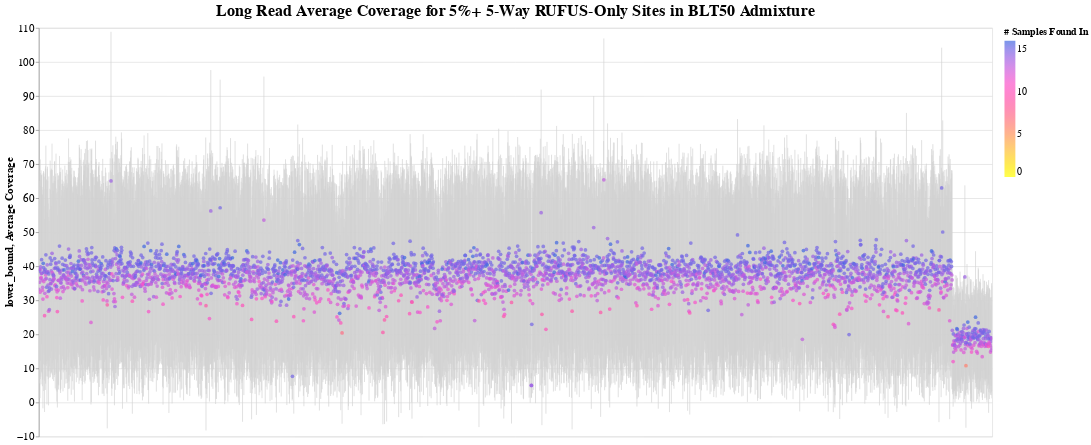

Notebook cell for this chart:
### Code cell
# Load data from TSV file
data = pd.read_csv('/Users/genetics/Documents/code/altair/colo829/long_reads/variants_summary_5way.tsv', sep='\t')
data = data.apply(pd.to_numeric, errors='ignore')  # Convert numeric columns to appropriate types

# Filter data
#filt = data[data['num_samples_found'] >= 8]  # Keep only variants found in at least N samples

# Error bounds
data['lower_bound'] = data['avg_coverage'] - data['stddev_coverage']
data['upper_bound'] = data['avg_coverage'] + data['stddev_coverage']


# Define color scale (adjust to your needs) 
color_scale = alt.Scale(
    domain=[0, 16],  # Adjust this range based on your data
    range=['yellow', 'royalblue']
)

error_bars = alt.Chart(data).mark_errorbar(clip=True, color='lightgray').encode(
    x=alt.X('variant_id:N', title='Variant ID', axis=None),
    y=alt.Y('lower_bound:Q'),
    y2=alt.Y2('upper_bound:Q')
)

# Create points with error bars
points = alt.Chart(data).mark_point(filled=True, size=30, clip=True).encode(
    x=alt.X('variant_id:N', title='Variant ID', axis=None),
    y=alt.Y('avg_coverage:Q', title='Average Coverage'),
    color=alt.Color('num_samples_found:Q', scale=color_scale, legend=alt.Legend(title='# Samples Found In')),
    tooltip=['variant_id', 'avg_coverage', 'stddev_coverage', 'num_samples_found']
)

# Combine layers
chart = error_bars + points

chart = chart.properties(
    width=1400,
    height=600,
    title='Long Read Average Coverage for 5%+ 5-Way RUFUS-Only Sites in BLT50 Admixture'
).configure_title(fontSize=24).configure_axis(labelFontSize=16, titleFontSize=16).configure_legend(labelFontSize=14, titleFontSize=14)

chart

### Figure 1 — Vega-Lite specification as saved in the notebook (floating-point values rounded to 4 significant figures; data arrays with more than 128 entries replaced by an {"elided": "..."} marker saying what was removed)
{"config": {"view": {"continuousWidth": 300, "continuousHeight": 300}, "axis": {"labelFontSize": 16, "titleFontSize": 16}, "legend": {"labelFontSize": 14, "titleFontSize": 14}, "title": {"fontSize": 24}}, "layer": [{"mark": {"type": "errorbar", "clip": true, "color": "lightgray"}, "encoding": {"x": {"axis": null, "field": "variant_id", "title": "Variant ID", "type": "nominal"}, "y": {"field": "lower_bound", "type": "quantitative"}, "y2": {"field": "upper_bound"}}}, {"mark": {"type": "point", "clip": true, "filled": true, "size": 30}, "encoding": {"color": {"field": "num_samples_found", "legend": {"title": "# Samples Found In"}, "scale": {"domain": [0, 16], "range": ["yellow", "royalblue"]}, "type": "quantitative"}, "tooltip": [{"field": "variant_id", "type": "nominal"}, {"field": "avg_coverage", "type": "quantitative"}, {"field": "stddev_coverage", "type": "quantitative"}, {"field": "num_samples_found", "type": "quantitative"}], "x": {"axis": null, "field": "variant_id", "title": "Variant ID", "type": "nominal"}, "y": {"field": "avg_coverage", "title": "Average Coverage", "type": "quantitative"}}}], "data": {"name": "data-64a1ee8f8518e8f56625e7c6b8d05fe4"}, "height": 600, "title": "Long Read Average Coverage for 5%+ 5-Way RUFUS-Only Sites in BLT50 Admixture", "width": 1400, "$schema": "https://vega.github.io/schema/vega-lite/v5.20.1.json", "datasets": {"data-64a1ee8f8518e8f56625e7c6b8d05fe4": {"elided": "3573 records"}}}
